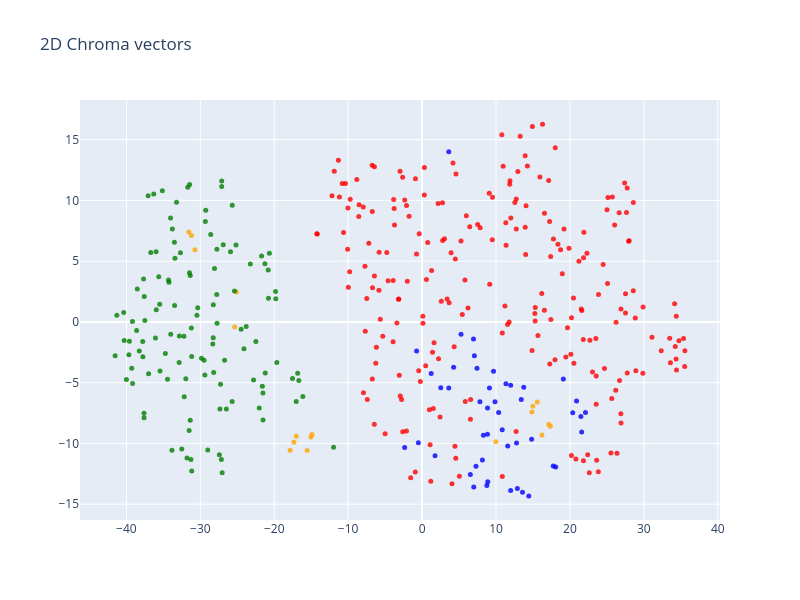
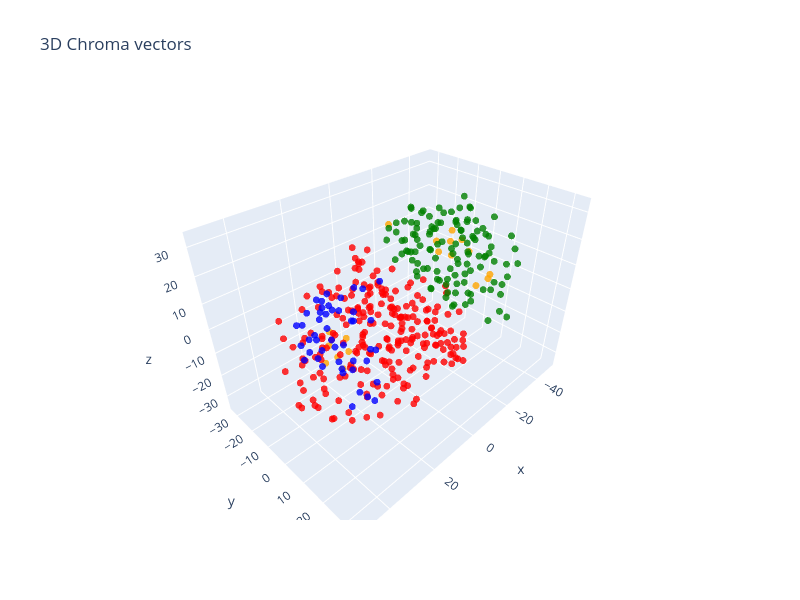

Here is the notebook cell these charts were saved with, in order:
### Markdown cell above
## Plot

### Code cell
palette = {
    "products": "blue",
    "employees": "green",
    "contracts": "red",
    "company": "orange",
}
result = collection.get(include=["embeddings", "documents", "metadatas"])
vectors = np.array(result["embeddings"])
doc_types = [item["doc_type"] for item in result["metadatas"]]
colors = [palette[item] for item in doc_types]
hover = [
    f"Type: {kind}<br>Text: {doc[:100]}..."
    for kind, doc in zip(doc_types, result["documents"])
]
print(vectors.shape)

perplexity = min(30, max(2, len(vectors) - 1))
reduced = TSNE(n_components=2, random_state=42, perplexity=perplexity).fit_transform(vectors)
figure = go.Figure(data=[go.Scatter(
    x=reduced[:, 0],
    y=reduced[:, 1],
    mode="markers",
    marker=dict(size=5, color=colors, opacity=0.8),
    text=hover,
    hoverinfo="text",
)])
figure.update_layout(title="2D Chroma vectors", width=800, height=600)
figure.show()

reduced = TSNE(n_components=3, random_state=42, perplexity=perplexity).fit_transform(vectors)
figure = go.Figure(data=[go.Scatter3d(
    x=reduced[:, 0],
    y=reduced[:, 1],
    z=reduced[:, 2],
    mode="markers",
    marker=dict(size=4, color=colors, opacity=0.8),
    text=hover,
    hoverinfo="text",
)])
figure.update_layout(title="3D Chroma vectors", width=800, height=600)
figure.show()

### Figure 1 — Plotly figure (JSON) as saved in the notebook; plotly's stock layout.template omitted (floating-point values rounded to 4 significant figures; data arrays with more than 128 entries replaced by an {"elided": "..."} marker saying what was removed)
{"data": [{"hoverinfo": "text", "marker": {"color": {"elided": "413 str values"}, "opacity": 0.8, "size": 5}, "mode": "markers", "text": {"elided": "413 str values"}, "type": "scatter", "x": {"elided": "413 float values"}, "y": {"elided": "413 float values"}}], "layout": {"height": 600, "title": {"text": "2D Chroma vectors"}, "width": 800}}

### Figure 2 — Plotly figure (JSON) as saved in the notebook; plotly's stock layout.template omitted (floating-point values rounded to 4 significant figures; data arrays with more than 128 entries replaced by an {"elided": "..."} marker saying what was removed)
{"data": [{"hoverinfo": "text", "marker": {"color": {"elided": "413 str values"}, "opacity": 0.8, "size": 4}, "mode": "markers", "text": {"elided": "413 str values"}, "type": "scatter3d", "x": {"elided": "413 float values"}, "y": {"elided": "413 float values"}, "z": {"elided": "413 float values"}}], "layout": {"height": 600, "title": {"text": "3D Chroma vectors"}, "width": 800}}
